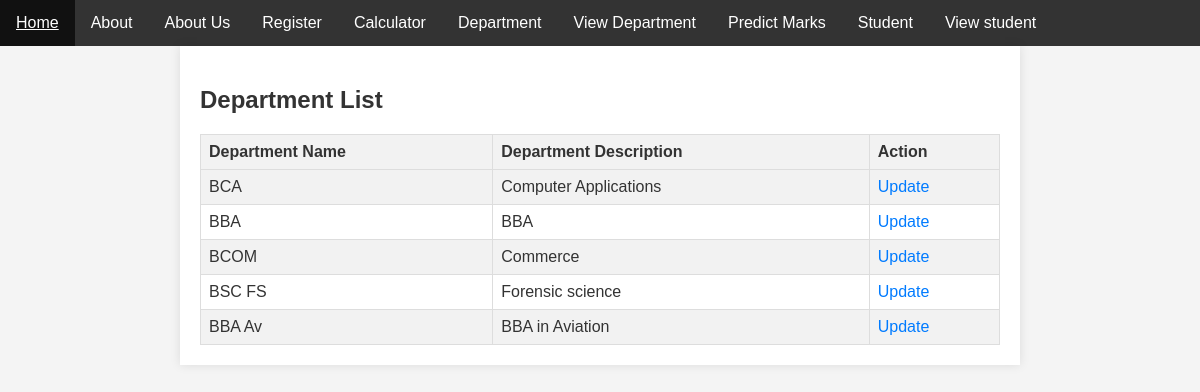
Page /deptview/ on the earlier database version.
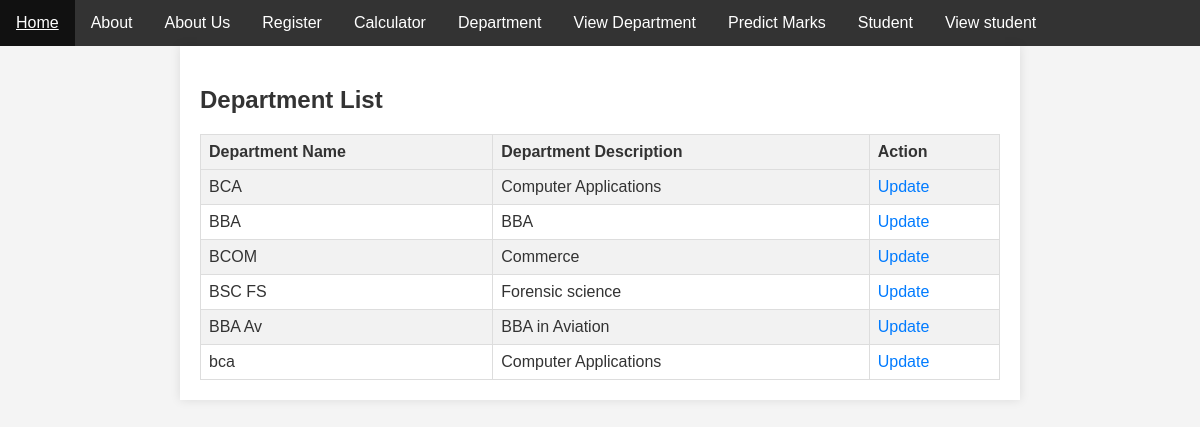
Same page on the later database version.
### basics/models.py (models this page shows)
class StudentDepartment(models.Model):
    DEPT_NAME = models.CharField(max_length=500)
    DEPT_DESC = models.CharField(max_length=500)

### basics/views.py (the view)
# urls.py: path('deptview/',departmentview,name="departmentview"),
def departmentview(request):
    getdepartments=StudentDepartment.objects.all()
    return render(request,'departmentview.html',context={'getdepartments':getdepartments})

### basics/templates/departmentview.html (shortened to what this page needs)
<!DOCTYPE html>
<html lang="en">
<head>
</head>
<body>
    {% extends 'index.html' %}
    {% block content %}
    <div class="container">
        <h2>Department List</h2>
        <table>
            <tr>
                <th>Department Name</th>
                <th>Department Description</th>
                <th>Action</th>
            </tr>
            {% for department in getdepartments %}
            <tr>
                <td>{{ department.DEPT_NAME }}</td>
                <td>{{ department.DEPT_DESC }}</td>
                <td><a href="/departmentupdate/{{ department.id }}">Update</a></td>
            </tr>
            {% endfor %}
        </table>
    </div>
  {% endblock %}

Differences in the rows shown:
added StudentDepartment: DEPT_NAME "bca", DEPT_DESC "Computer Applications"
